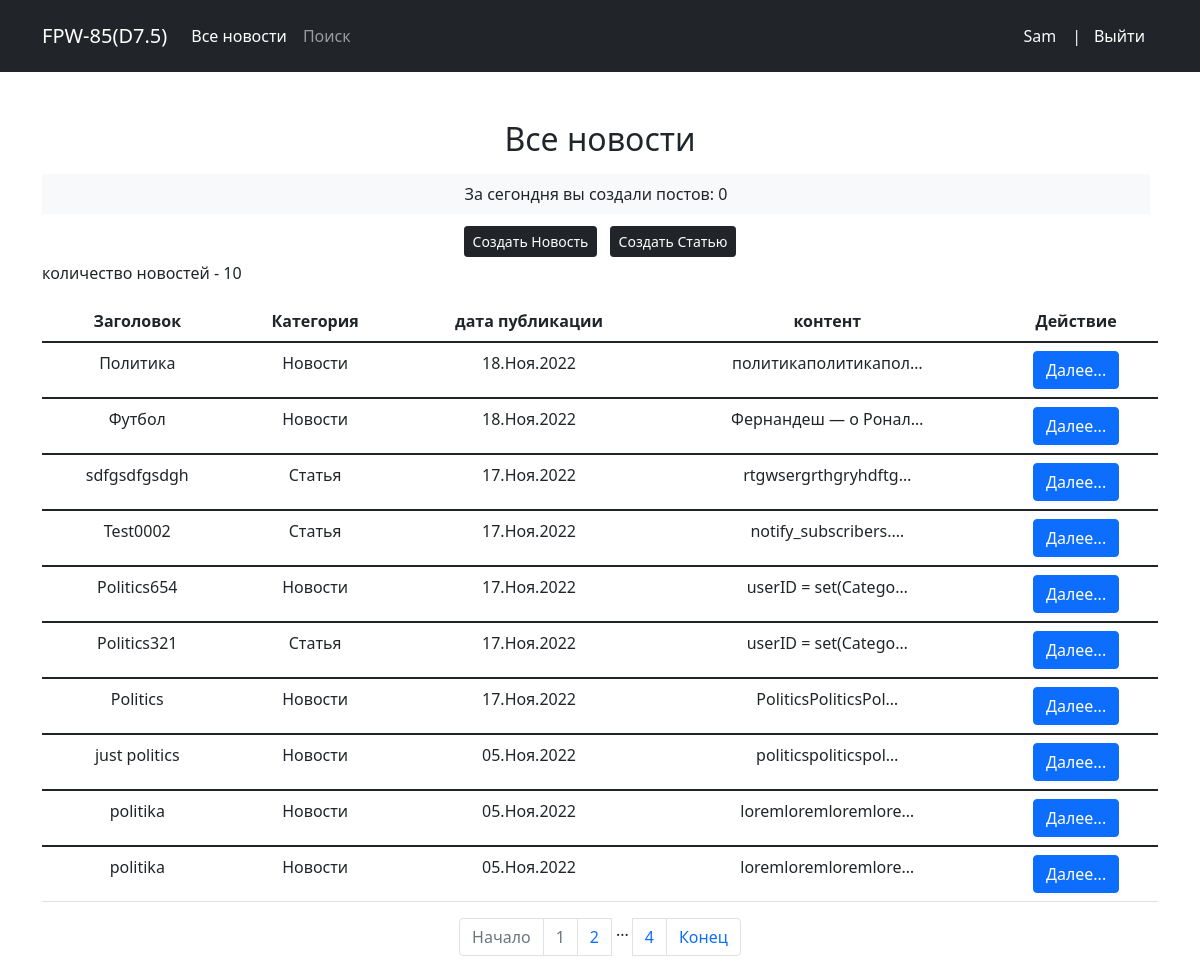
The page / (signed in) on the database its author committed.
### news/models.py (models this page shows, shortened)
class Post(models.Model):
    author = models.ForeignKey(Author, on_delete=models.CASCADE)
    NEWS = 'NW'
    ARTICLE = 'AR'
    CATEGORY_CHOICES = (
        (NEWS, 'Новости'),
        (ARTICLE, 'Статья'),
    )
    categoryType = models.CharField(max_length=2, choices=CATEGORY_CHOICES, default=ARTICLE)
    dateCreation = models.DateTimeField(auto_now_add=True)
    postCategory = models.ManyToManyField(Category, through='PostCategory')
    title = models.CharField(max_length=128)
    text = models.TextField()
    rating = models.SmallIntegerField(default=0)
    class Meta:
        verbose_name = 'Пост'
        verbose_name_plural = 'Посты'

### news/views.py (the view)
# urls.py: path('', ListNews.as_view(), name= 'post_list'),
class ListNews(ListView):
    model = Post
    ordering = '-dateCreation'
    template_name = "newslist.html"
    context_object_name = 'news'
    paginate_by = 10
    def get_queryset(self):
        queryset = super().get_queryset()
        self.filterset = PostFilter(self.request.GET, queryset)
        return self.filterset.qs
    def get_context_data(self, **kwargs):
        context = super().get_context_data(**kwargs)
        context['filterset'] = self.filterset
        if self.request.user in User.objects.all():
            today = datetime.now()
            today = today.replace(hour=0, minute=0, second=0)
            context['author_post'] = Post.objects.filter(author__authorUser=self.request.user).filter(dateCreation__gte=today).count
        return context

### news/templatetags/custom_filters.py (called while the page is built)
@register.filter()
def censor(value: str):
    censored = ''
    for item in value.split():
        if item.lower() in CENSOR:
            cen_item = item[0] + '*' * (len(item) - 1)
            censored += cen_item + ' '
        else:
            censored += item + ' '
    return censored

### news/templatetags/custom_tags.py (called while the page is built)
@register.simple_tag(takes_context=True)
def replace_url(context, **kwargs):
    d = context['request'].GET.copy()
    for k, v in kwargs.items():
        d[k] = v
    return d.urlencode()

### templates/newslist.html (shortened to what this page needs)
{% extends 'flatpages/default.html' %}
{% load custom_filters %}
{% load custom_tags %}
{% block content %}
    {% if 'search' in request.path %}
        <h2 class="mb-3">Фильтрация</h2>
            <form action="" method="get">
            {{ filterset.form.as_table }}
                <br>
            <input type="submit" class="btn btn-dark btn-md mt-3" value="Найти"/>
            </form>
            {% else %}
        <h2 class="mb-3">Все новости</h2>
            {% if perms.news.add_post %}
                <p class="bg-light text-dark p-2 mb-2 mt-2 me-2 text-center">За сегондня вы создали постов: {{ author_post }}</p>
                    {% if author_post >= 3%}
                         <a href="{% url 'news_create' %}" class="btn btn-dark btn-sm m-1 ms-1 disabled" tabindex="-1" role="button" aria-disabled="true"> Создать Новость </a>
                         <a href="{% url 'article_create' %}" class="btn btn-dark btn-sm m-1 ms-1 disabled" tabindex="-1" role="button" aria-disabled="true"> Создать Статью </a>
                    {% else %}
                          <a href="{% url 'news_create' %}" class="btn btn-dark btn-sm m-1" tabindex="-1" role="button" aria-disabled="true"> Создать Новость </a>
                          <a href="{% url 'article_create' %}" class="btn btn-dark btn-sm m-1" tabindex="-1" role="button" aria-disabled="true"> Создать Статью </a>
                    {% endif %}
            {% endif %}
    {% endif %}
    <p class='text-start'>количество новостей - {{ news|length}}</p>
    {% if news %}
        <table class='table'>
            <thead>
                <tr>
                    <th scope='col'>Заголовок</th>
                    <th scope='col'>Категория</th>
                    <th scope='col'>дата публикации</th>
                    <th scope='col'>контент</th>
                    <th scope='col'>Действие</th>
                </tr>
            </thead>
            {% for item in news %}
            <tbody>
                <tr>
                    <td>{{ item.title|censor }}</td>
                    <td>{{ item.get_categoryType_display }}</td>
                    <td>{{ item.dateCreation|date:'d.M.Y' }}</td>
                    <td>{{ item.text|truncatechars:20|censor}}</td>
                    <td><a class="btn btn-primary" href="{% url 'post_detail' item.id %}" role="button">Далее...</a></td>
                </tr>
            </tbody>
            {% endfor %}
        </table>
    {% else %}
        <h2>Нет новостей</h2>
    {% endif %}
          <ul class="pagination justify-content-center">
    {% if page_obj.number == 1 %}
            <li class="page-item disabled">
                {% else %}
            <li class="page-item">
    {% endif %}
              <a class="page-link" href="?page=1">Начало</a>
              </li>
        <li class="page-item disabled"><a class="page-link" href="#">{{ page_obj.number }}</a>
        </li>
       {% if page_obj.has_next %}
           <li class="page-item">
           <a class="page-link" href="?{% replace_url page=page_obj.next_page_number %}">{{ page_obj.next_page_number }}</a>
           </li>
           {% if paginator.num_pages != page_obj.next_page_number %}
               <span class="me-1 ms-1">...</span>
               <li class="page-item">
               <a class="page-link" href="?{% replace_url page=page_obj.paginator.num_pages %}">{{ page_obj.paginator.num_pages }}</a>
               </li>
           {% endif %}
       {% endif %}
              {% if page_obj.number == page_obj.paginator.num_pages %}
            <li class="page-item disabled">
                      {% else %}
                      <li class="page-item">
                {% endif %}
                    <a class="page-link" href="?{% replace_url page=page_obj.paginator.num_pages %}">Конец</a>
            </li>
   </ul>
{% endblock content %}

### templates/flatpages/default.html (shortened to what this page needs)
<!DOCTYPE html>
<html lang="en">
    <head>
        {% load static %}
        <link href={% static "css/styles.css" %} rel="stylesheet" />
    </head>
    <body>
        <nav class="navbar navbar-expand-lg navbar-dark bg-dark">
          <div class="container">
            <a class="navbar-brand" href="#">FPW-85(D7.5)</a>
                <div class="collapse navbar-collapse" id="navbarNavAltMarkup">
                  <div class="navbar-nav">
                    <a class="nav-link active" aria-current="page" href="{% url 'post_list' %}">Все новости</a>
                    <a class="nav-link" href="{% url 'search' %}">Поиск</a>
                  </div>
                </div>
                  {% if user.is_authenticated %}
                      <p class="text-light mt-3">{{ user.username }} </p>
                      <span class="text-light ms-3">|</span>
                      <a class="btn btn-dark" href="/accounts/logout">Выйти</a>
                      {% else  %}
                      <a class="btn btn-dark" href="/accounts/login">Войти</a>
                  {% endif %}
          </div>
        </nav>
        <div class="container">
            <div class="text-center mt-5">
                {% block content %}{% endblock content %}
            </div>
        </div>
    </body>
</html>

### rows shown on the page
Post: title|censor "Политика", categoryType "Новости", dateCreation "18.Ноя.2022", text|censor "политикаполитикапол…"
Post: title|censor "Футбол", categoryType "Новости", dateCreation "18.Ноя.2022", text|censor "Фернандеш — о Ронал…"
Post: title|censor "sdfgsdfgsdgh", categoryType "Статья", dateCreation "17.Ноя.2022", text|censor "rtgwsergrthgryhdftg…"
Post: title|censor "Test0002", categoryType "Статья", dateCreation "17.Ноя.2022", text|censor "notify_subscribers.…"
Post: title|censor "Politics654", categoryType "Новости", dateCreation "17.Ноя.2022", text|censor "userID = set(Catego…"
Post: title|censor "Politics321", categoryType "Статья", dateCreation "17.Ноя.2022", text|censor "userID = set(Catego…"
Post: title|censor "Politics", categoryType "Новости", dateCreation "17.Ноя.2022", text|censor "PoliticsPoliticsPol…"
Post: title|censor "just politics", categoryType "Новости", dateCreation "05.Ноя.2022", text|censor "politicspoliticspol…"
Post: title|censor "politika", categoryType "Новости", dateCreation "05.Ноя.2022", text|censor "loremloremloremlore…"
Post: title|censor "politika", categoryType "Новости", dateCreation "05.Ноя.2022", text|censor "loremloremloremlore…"

### other values the page prints
{{ user.username }} "Sam"
{{ author_post }} "0"
{{ news|length }} "10"
{{ page_obj.number }} "1"
{{ page_obj.next_page_number }} "2"
{{ page_obj.paginator.num_pages }} "4"
